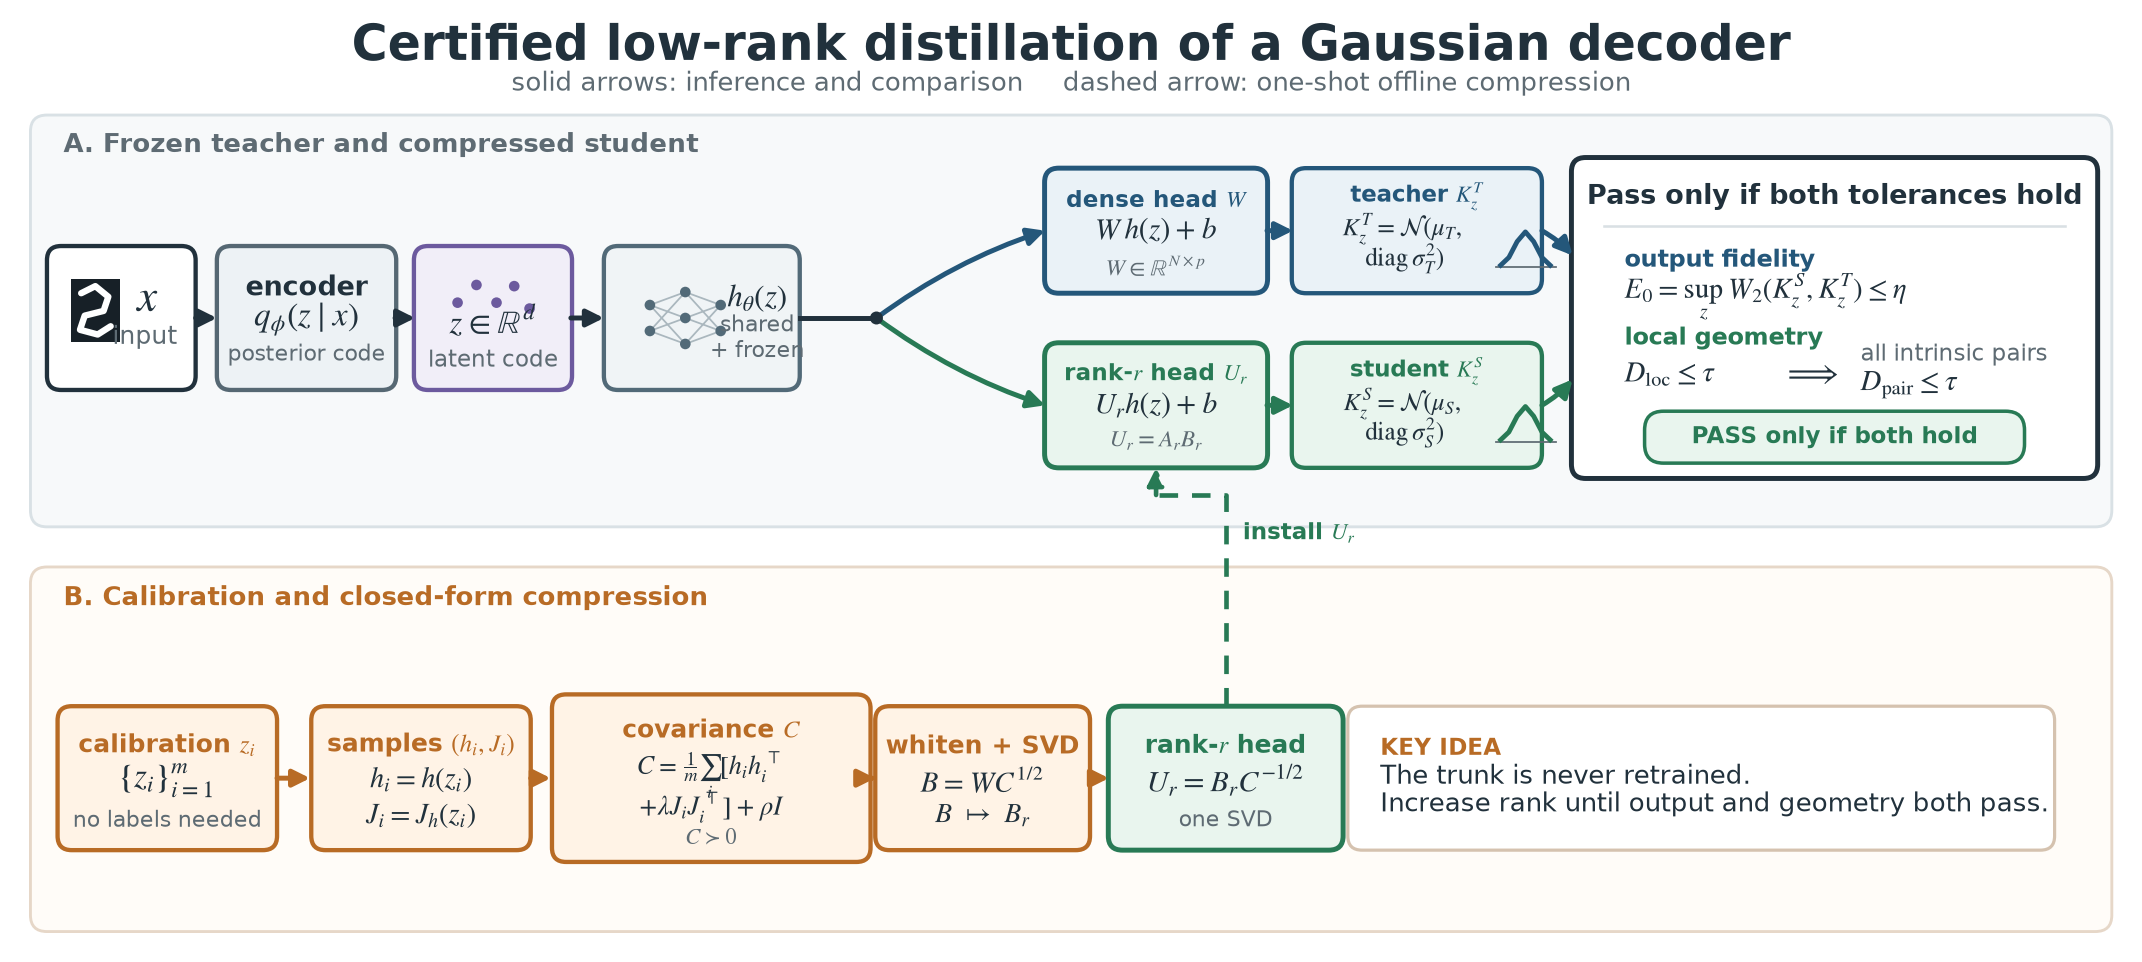

Write the Python code that produced this figure.
#!/usr/bin/env python3
# /// script
# requires-python = ">=3.11,<3.15"
# dependencies = [
#   "matplotlib>=3.9",
# ]
# ///
"""Draw the paper's certified decoder-head distillation architecture.

The PDF outputs remain vector graphics; matching PNG files are generated only
for quick inspection.  English and Japanese versions share exactly the same
layout so that either can be included as a full-width paper figure.
"""

from __future__ import annotations

import math
from pathlib import Path

import matplotlib.pyplot as plt
from matplotlib import font_manager
from matplotlib.axes import Axes
from matplotlib.figure import Figure
from matplotlib.patches import (
    Circle,
    FancyArrowPatch,
    FancyBboxPatch,
    Rectangle,
)

plt.switch_backend("Agg")

HERE = Path(__file__).resolve().parent

INK = "#21313C"
MUTED = "#5E6B73"
LANE = "#F7F9FA"
TEACHER = "#24577A"
TEACHER_LIGHT = "#EAF2F7"
STUDENT = "#287A55"
STUDENT_LIGHT = "#E9F5EE"
OFFLINE = "#B86B25"
OFFLINE_LIGHT = "#FFF3E6"
LATENT = "#6C5A9E"
LATENT_LIGHT = "#F1EEF8"
FAIL = "#B6413A"
WHITE = "#FFFFFF"


def japanese_font_family() -> str:
    installed = {font.name for font in font_manager.fontManager.ttflist}
    for candidate in (
        "Hiragino Sans",
        "Yu Gothic",
        "Noto Sans CJK JP",
        "IPAexGothic",
        "IPAGothic",
    ):
        if candidate in installed:
            return candidate
    return "sans-serif"


def rounded_box(
    ax: Axes,
    center: tuple[float, float],
    size: tuple[float, float],
    *,
    face: str,
    edge: str,
    linewidth: float = 1.35,
    radius: float = 0.12,
    zorder: float = 2.0,
) -> FancyBboxPatch:
    x, y = center
    width, height = size
    patch = FancyBboxPatch(
        (x - width / 2.0, y - height / 2.0),
        width,
        height,
        boxstyle=f"round,pad=0.02,rounding_size={radius}",
        facecolor=face,
        edgecolor=edge,
        linewidth=linewidth,
        zorder=zorder,
    )
    ax.add_patch(patch)
    return patch


def arrow(
    ax: Axes,
    start: tuple[float, float],
    end: tuple[float, float],
    *,
    color: str = INK,
    linewidth: float = 1.55,
    style: str = "-|>",
    dashed: bool = False,
    connection: str = "arc3,rad=0",
    zorder: float = 3.0,
) -> FancyArrowPatch:
    patch = FancyArrowPatch(
        start,
        end,
        arrowstyle=style,
        mutation_scale=11,
        linewidth=linewidth,
        linestyle=(0, (4, 3)) if dashed else "solid",
        color=color,
        connectionstyle=connection,
        shrinkA=0,
        shrinkB=0,
        zorder=zorder,
    )
    ax.add_patch(patch)
    return patch


def add_text(
    ax: Axes,
    x: float,
    y: float,
    value: str,
    *,
    size: float = 9.0,
    color: str = INK,
    weight: str = "normal",
    horizontal: str = "center",
    vertical: str = "center",
    linespacing: float = 1.18,
    zorder: float = 5.0,
) -> None:
    ax.text(
        x,
        y,
        value,
        fontsize=size,
        color=color,
        fontweight=weight,
        ha=horizontal,
        va=vertical,
        linespacing=linespacing,
        zorder=zorder,
    )


def draw_input(ax: Axes, x: float, y: float, language: str) -> None:
    rounded_box(ax, (x, y), (1.22, 1.18), face=WHITE, edge=INK)
    # A tiny vector "image" makes the input recognizable without embedding a
    # raster asset in the otherwise vector PDF.
    ax.add_patch(
        Rectangle(
            (x - 0.43, y - 0.20),
            0.42,
            0.53,
            facecolor="#172027",
            edgecolor="none",
            zorder=3,
        )
    )
    points = [
        (x - 0.34, y + 0.21),
        (x - 0.22, y + 0.27),
        (x - 0.11, y + 0.18),
        (x - 0.15, y + 0.06),
        (x - 0.31, y + 0.02),
        (x - 0.35, y - 0.10),
        (x - 0.20, y - 0.14),
        (x - 0.09, y - 0.07),
    ]
    xs, ys = zip(*points)
    ax.plot(xs, ys, color=WHITE, linewidth=2.0, solid_capstyle="round", zorder=4)
    add_text(ax, x + 0.22, y + 0.14, r"$x$", size=14, weight="bold")
    add_text(
        ax,
        x + 0.20,
        y - 0.16,
        "input" if language == "en" else "入力",
        size=7.8,
        color=MUTED,
    )


def draw_encoder(ax: Axes, x: float, y: float, language: str) -> None:
    rounded_box(ax, (x, y), (1.48, 1.18), face="#EDF2F5", edge="#566873")
    title = "encoder" if language == "en" else "エンコーダ"
    add_text(ax, x, y + 0.28, title, size=8.6, weight="bold")
    add_text(ax, x, y - 0.01, r"$q_\phi(z\mid x)$", size=10.4)
    add_text(
        ax,
        x,
        y - 0.31,
        "posterior code" if language == "en" else "事後分布のコード",
        size=7.0,
        color=MUTED,
    )


def draw_latent(ax: Axes, x: float, y: float, language: str) -> None:
    rounded_box(ax, (x, y), (1.30, 1.18), face=LATENT_LIGHT, edge=LATENT)
    for dx, dy, radius in (
        (-0.30, 0.13, 0.045),
        (-0.14, 0.28, 0.045),
        (0.03, 0.13, 0.045),
        (0.18, 0.27, 0.045),
        (0.31, 0.08, 0.045),
    ):
        ax.add_patch(
            Circle(
                (x + dx, y + dy), radius, facecolor=LATENT, edgecolor="none", zorder=4
            )
        )
    add_text(ax, x, y - 0.02, r"$z\in\mathbb{R}^{d}$", size=10.2, weight="bold")
    add_text(
        ax,
        x,
        y - 0.34,
        "latent code" if language == "en" else "潜在コード",
        size=7.2,
        color=MUTED,
    )


def draw_trunk(ax: Axes, x: float, y: float, language: str) -> None:
    rounded_box(ax, (x, y), (1.62, 1.18), face="#F0F4F6", edge="#526A78")
    for layer, layer_x in enumerate((x - 0.44, x - 0.14, x + 0.16)):
        count = (2, 3, 2)[layer]
        positions = [y + (index - (count - 1) / 2.0) * 0.22 for index in range(count)]
        if layer:
            previous_x = (x - 0.44, x - 0.14, x + 0.16)[layer - 1]
            previous_count = (2, 3, 2)[layer - 1]
            previous_positions = [
                y + (index - (previous_count - 1) / 2.0) * 0.22
                for index in range(previous_count)
            ]
            for py in previous_positions:
                for cy in positions:
                    ax.plot(
                        [previous_x, layer_x],
                        [py, cy],
                        color="#AAB7BE",
                        linewidth=0.55,
                        zorder=3,
                    )
        for node_y in positions:
            ax.add_patch(
                Circle(
                    (layer_x, node_y),
                    0.045,
                    facecolor="#526A78",
                    edgecolor="none",
                    zorder=4,
                )
            )
    add_text(ax, x + 0.47, y + 0.16, r"$h_\theta(z)$", size=9.7, weight="bold")
    add_text(
        ax,
        x + 0.47,
        y - 0.15,
        "shared\n+ frozen" if language == "en" else "共有\n+ 固定",
        size=6.8,
        color=MUTED,
    )


def draw_head(
    ax: Axes,
    x: float,
    y: float,
    *,
    teacher: bool,
    language: str,
) -> None:
    color = TEACHER if teacher else STUDENT
    face = TEACHER_LIGHT if teacher else STUDENT_LIGHT
    rounded_box(ax, (x, y), (1.85, 1.02), face=face, edge=color, linewidth=1.55)
    if teacher:
        title = r"dense head $W$" if language == "en" else r"教師 head $W$"
        formula = r"$W\,h(z)+b$"
        foot = r"$W\in\mathbb{R}^{N\times p}$"
    else:
        title = r"rank-$r$ head $U_r$" if language == "en" else r"学生 head $U_r$"
        formula = r"$U_r h(z)+b$"
        foot = r"$U_r=A_rB_r$"
    add_text(ax, x, y + 0.27, title, size=7.3, color=color, weight="bold")
    add_text(ax, x, y - 0.01, formula, size=9.2)
    add_text(ax, x, y - 0.30, foot, size=7.3, color=MUTED)


def draw_gaussian(
    ax: Axes,
    x: float,
    y: float,
    *,
    teacher: bool,
    language: str,
) -> None:
    color = TEACHER if teacher else STUDENT
    face = TEACHER_LIGHT if teacher else STUDENT_LIGHT
    rounded_box(ax, (x, y), (2.08, 1.02), face=face, edge=color, linewidth=1.35)
    label = r"teacher $K_z^T$" if teacher else r"student $K_z^S$"
    if language == "ja":
        label = r"教師 Gaussian $K_z^T$" if teacher else r"学生 Gaussian $K_z^S$"
    superscript = "T" if teacher else "S"
    add_text(ax, x, y + 0.29, label, size=7.1, color=color, weight="bold")
    add_text(
        ax,
        x - 0.10,
        y + 0.01,
        rf"$K_z^{superscript}=\mathcal{{N}}(\mu_{superscript},$",
        size=7.8,
    )
    add_text(
        ax, x - 0.10, y - 0.24, rf"$\mathrm{{diag}}\,\sigma_{superscript}^2)$", size=7.8
    )
    # Small density glyph.
    curve_x = [x + 0.71 + 0.07 * index for index in range(7)]
    curve_y = [
        y - 0.31 + 0.30 * math.exp(-0.5 * ((index - 3) / 1.25) ** 2)
        for index in range(7)
    ]
    ax.plot(curve_x, curve_y, color=color, linewidth=1.5, zorder=5)
    ax.plot(
        [x + 0.67, x + 1.18],
        [y - 0.31, y - 0.31],
        color=MUTED,
        linewidth=0.55,
        zorder=4,
    )


def draw_acceptance(ax: Axes, x: float, y: float, language: str) -> None:
    rounded_box(ax, (x, y), (4.42, 2.68), face=WHITE, edge=INK, linewidth=1.55)
    title = (
        "Pass only if both tolerances hold"
        if language == "en"
        else "2つの許容値による合否判定"
    )
    add_text(ax, x, y + 1.03, title, size=8.6, weight="bold")
    ax.plot([x - 1.95, x + 1.95], [y + 0.78, y + 0.78], color="#D9E0E4", linewidth=0.8)

    output_label = "output fidelity" if language == "en" else "出力の保存"
    geometry_label = "local geometry" if language == "en" else "局所幾何の保存"
    all_pair_label = "all intrinsic pairs" if language == "en" else "すべての内在距離"
    add_text(
        ax,
        x - 1.78,
        y + 0.49,
        output_label,
        size=7.5,
        color=TEACHER,
        weight="bold",
        horizontal="left",
    )
    add_text(
        ax,
        x - 1.78,
        y + 0.18,
        r"$E_0=\sup_z W_2(K_z^S,K_z^T)\leq\eta$",
        size=8.9,
        horizontal="left",
    )
    add_text(
        ax,
        x - 1.78,
        y - 0.17,
        geometry_label,
        size=7.5,
        color=STUDENT,
        weight="bold",
        horizontal="left",
    )
    add_text(
        ax,
        x - 1.78,
        y - 0.48,
        r"$D_{\mathrm{loc}}\leq\tau$",
        size=9.0,
        horizontal="left",
    )
    add_text(ax, x - 0.18, y - 0.48, r"$\Longrightarrow$", size=10.2)
    add_text(
        ax, x + 0.22, y - 0.31, all_pair_label, size=7.1, color=MUTED, horizontal="left"
    )
    add_text(
        ax,
        x + 0.22,
        y - 0.57,
        r"$D_{\mathrm{pair}}\leq\tau$",
        size=9.0,
        horizontal="left",
    )

    rounded_box(
        ax,
        (x, y - 1.01),
        (3.18, 0.40),
        face=STUDENT_LIGHT,
        edge=STUDENT,
        linewidth=1.1,
        radius=0.16,
        zorder=4,
    )
    decision = (
        "PASS only if both hold" if language == "en" else "両方を満たすときだけ合格"
    )
    add_text(ax, x, y - 1.01, decision, size=7.2, color=STUDENT, weight="bold")


def draw_calibration(ax: Axes, x: float, y: float, language: str) -> None:
    rounded_box(ax, (x, y), (1.82, 1.18), face=OFFLINE_LIGHT, edge=OFFLINE)
    title = r"calibration $z_i$" if language == "en" else r"較正コード $z_i$"
    add_text(ax, x, y + 0.28, title, size=7.9, color=OFFLINE, weight="bold")
    add_text(ax, x, y - 0.02, r"$\{z_i\}_{i=1}^{m}$", size=10.3)
    add_text(
        ax,
        x,
        y - 0.34,
        "no labels needed" if language == "en" else "ラベル不要",
        size=7.0,
        color=MUTED,
    )


def draw_jets(ax: Axes, x: float, y: float, language: str) -> None:
    rounded_box(ax, (x, y), (1.82, 1.18), face=OFFLINE_LIGHT, edge=OFFLINE)
    title = r"samples $(h_i,J_i)$" if language == "en" else r"値と微分 $(h_i,J_i)$"
    add_text(ax, x, y + 0.28, title, size=7.8, color=OFFLINE, weight="bold")
    add_text(ax, x, y - 0.02, r"$h_i=h(z_i)$", size=8.8)
    add_text(ax, x, y - 0.32, r"$J_i=J_h(z_i)$", size=8.8)


def draw_covariance(ax: Axes, x: float, y: float, language: str) -> None:
    rounded_box(ax, (x, y), (2.66, 1.38), face=OFFLINE_LIGHT, edge=OFFLINE)
    title = "covariance $C$" if language == "en" else "共分散 $C$"
    add_text(ax, x, y + 0.42, title, size=7.8, color=OFFLINE, weight="bold")
    add_text(
        ax,
        x,
        y + 0.03,
        r"$C=\frac{1}{m}\sum_i [h_i h_i^\top$",
        size=8.2,
    )
    add_text(
        ax,
        x,
        y - 0.25,
        r"$+\lambda J_iJ_i^\top]+\rho I$",
        size=8.2,
    )
    add_text(
        ax,
        x,
        y - 0.50,
        r"$C\succ0$",
        size=7.1,
        color=MUTED,
    )


def draw_svd(ax: Axes, x: float, y: float, language: str) -> None:
    rounded_box(ax, (x, y), (1.78, 1.18), face=OFFLINE_LIGHT, edge=OFFLINE)
    title = "whiten + SVD" if language == "en" else "白色化 + SVD"
    add_text(ax, x, y + 0.29, title, size=7.9, color=OFFLINE, weight="bold")
    add_text(ax, x, y - 0.01, r"$B=WC^{1/2}$", size=9.1)
    add_text(ax, x, y - 0.32, r"$B\;\mapsto\;B_r$", size=8.7)


def draw_solution(ax: Axes, x: float, y: float, language: str) -> None:
    rounded_box(
        ax, (x, y), (1.95, 1.18), face=STUDENT_LIGHT, edge=STUDENT, linewidth=1.55
    )
    title = r"rank-$r$ head"
    add_text(ax, x, y + 0.29, title, size=7.8, color=STUDENT, weight="bold")
    add_text(ax, x, y - 0.02, r"$U_r=B_rC^{-1/2}$", size=9.4)
    add_text(
        ax,
        x,
        y - 0.34,
        "one SVD" if language == "en" else "SVDを1回だけ実行",
        size=7.0,
        color=MUTED,
    )


def build_figure(language: str) -> Figure:
    japanese = language == "ja"
    if japanese:
        plt.rcParams["font.family"] = japanese_font_family()
    else:
        plt.rcParams["font.family"] = "DejaVu Sans"
    plt.rcParams["mathtext.fontset"] = "stix"
    plt.rcParams["pdf.fonttype"] = 42
    plt.rcParams["ps.fonttype"] = 42

    # The canvas is only moderately wider than a two-column paper figure.  It
    # leaves enough physical room for the equations while keeping labels
    # readable after inclusion at ``\textwidth``.
    figure, ax = plt.subplots(figsize=(12.0, 5.33))
    figure.patch.set_facecolor(WHITE)
    ax.set_xlim(0.0, 18.0)
    ax.set_ylim(0.0, 8.0)
    ax.set_aspect("equal")
    ax.axis("off")

    title = (
        "Certified low-rank distillation of a Gaussian decoder"
        if language == "en"
        else "Gaussianデコーダーの保証付き低ランク蒸留"
    )
    subtitle = (
        "solid arrows: inference and comparison     dashed arrow: one-shot offline compression"
        if language == "en"
        else "実線：推論と比較     破線：圧縮前に一度だけ行う計算"
    )
    add_text(ax, 9.0, 7.72, title, size=15.2, weight="bold")
    add_text(ax, 9.0, 7.37, subtitle, size=8.1, color=MUTED)

    upper = FancyBboxPatch(
        (0.20, 3.63),
        17.60,
        3.45,
        boxstyle="round,pad=0.02,rounding_size=0.14",
        facecolor=LANE,
        edgecolor="#D9E1E5",
        linewidth=0.9,
        zorder=0,
    )
    lower = FancyBboxPatch(
        (0.20, 0.20),
        17.60,
        3.05,
        boxstyle="round,pad=0.02,rounding_size=0.14",
        facecolor="#FFFCF8",
        edgecolor="#E6D7C8",
        linewidth=0.9,
        zorder=0,
    )
    ax.add_patch(upper)
    ax.add_patch(lower)

    upper_label = (
        "A. Frozen teacher and compressed student"
        if language == "en"
        else "A. 固定した教師と圧縮した学生"
    )
    lower_label = (
        "B. Calibration and closed-form compression"
        if language == "en"
        else "B. 較正データから閉形式で圧縮"
    )
    add_text(
        ax,
        0.46,
        6.85,
        upper_label,
        size=8.0,
        color=MUTED,
        weight="bold",
        horizontal="left",
    )
    add_text(
        ax,
        0.46,
        3.01,
        lower_label,
        size=8.0,
        color=OFFLINE,
        weight="bold",
        horizontal="left",
    )

    main_y = 5.38
    teacher_y = 6.12
    student_y = 4.64
    input_x, encoder_x, latent_x, trunk_x = 0.95, 2.52, 4.10, 5.87
    head_x, gaussian_x, acceptance_x = 9.72, 11.93, 15.47

    draw_input(ax, input_x, main_y, language)
    draw_encoder(ax, encoder_x, main_y, language)
    draw_latent(ax, latent_x, main_y, language)
    draw_trunk(ax, trunk_x, main_y, language)
    draw_head(ax, head_x, teacher_y, teacher=True, language=language)
    draw_head(ax, head_x, student_y, teacher=False, language=language)
    draw_gaussian(ax, gaussian_x, teacher_y, teacher=True, language=language)
    draw_gaussian(ax, gaussian_x, student_y, teacher=False, language=language)
    draw_acceptance(ax, acceptance_x, main_y, language)

    arrow(ax, (1.58, main_y), (1.76, main_y))
    arrow(ax, (3.27, main_y), (3.44, main_y))
    arrow(ax, (4.76, main_y), (5.04, main_y))
    # The trunk is shared; a single branch point feeds both heads.
    ax.plot([6.70, 7.35], [main_y, main_y], color=INK, linewidth=1.55, zorder=3)
    ax.add_patch(
        Circle((7.35, main_y), 0.055, facecolor=INK, edgecolor="none", zorder=4)
    )
    arrow(
        ax,
        (7.35, main_y),
        (8.78, teacher_y),
        color=TEACHER,
        connection="arc3,rad=-0.08",
    )
    arrow(
        ax, (7.35, main_y), (8.78, student_y), color=STUDENT, connection="arc3,rad=0.08"
    )
    arrow(ax, (10.66, teacher_y), (10.88, teacher_y), color=TEACHER)
    arrow(ax, (10.66, student_y), (10.88, student_y), color=STUDENT)
    arrow(
        ax,
        (12.99, teacher_y),
        (13.25, 5.91),
        color=TEACHER,
        connection="arc3,rad=-0.08",
    )
    arrow(
        ax, (12.99, student_y), (13.25, 4.86), color=STUDENT, connection="arc3,rad=0.08"
    )

    calibration_y = 1.48
    calibration_x, jets_x, covariance_x = 1.34, 3.49, 5.95
    svd_x, solution_x = 8.25, 10.31
    draw_calibration(ax, calibration_x, calibration_y, language)
    draw_jets(ax, jets_x, calibration_y, language)
    draw_covariance(ax, covariance_x, calibration_y, language)
    draw_svd(ax, svd_x, calibration_y, language)
    draw_solution(ax, solution_x, calibration_y, language)
    arrow(ax, (2.27, calibration_y), (2.55, calibration_y), color=OFFLINE)
    arrow(ax, (4.42, calibration_y), (4.59, calibration_y), color=OFFLINE)
    arrow(ax, (7.30, calibration_y), (7.34, calibration_y), color=OFFLINE)
    arrow(ax, (9.16, calibration_y), (9.32, calibration_y), color=OFFLINE)

    # Install the analytic solution in the student head.  A right-angle path
    # keeps the arrow away from the Gaussian output and the main inference flow.
    ax.plot(
        [solution_x, solution_x, head_x],
        [2.09, 3.88, 3.88],
        color=STUDENT,
        linewidth=1.45,
        linestyle=(0, (4, 3)),
        zorder=2,
    )
    arrow(
        ax,
        (head_x, 3.88),
        (head_x, 4.11),
        color=STUDENT,
        linewidth=1.45,
        dashed=True,
    )
    install_label = "install $U_r$" if language == "en" else "$U_r$を設定"
    add_text(ax, 10.93, 3.56, install_label, size=7.2, color=STUDENT, weight="bold")

    explanation = (
        "The trunk is never retrained.\n"
        "Increase rank until output and geometry both pass."
        if language == "en"
        else "trunkは再学習しない。\n出力と幾何の両方が合格するまでrankを増やす。"
    )
    rounded_box(
        ax, (14.34, 1.48), (5.95, 1.18), face=WHITE, edge="#D5C2AF", linewidth=1.0
    )
    add_text(
        ax,
        11.62,
        1.75,
        "KEY IDEA" if language == "en" else "要点",
        size=7.2,
        color=OFFLINE,
        weight="bold",
        horizontal="left",
    )
    add_text(ax, 11.62, 1.39, explanation, size=8.0, color=INK, horizontal="left")

    return figure


def save(language: str) -> None:
    figure = build_figure(language)
    suffix = "_ja" if language == "ja" else ""
    base = HERE / f"certified_distillation_architecture{suffix}"
    figure.savefig(base.with_suffix(".pdf"), bbox_inches="tight", pad_inches=0.04)
    figure.savefig(
        base.with_suffix(".png"), dpi=230, bbox_inches="tight", pad_inches=0.04
    )
    plt.close(figure)


def main() -> None:
    save("en")
    save("ja")
    print("wrote certified distillation architecture figures (PDF + PNG, EN + JA)")


if __name__ == "__main__":
    main()
